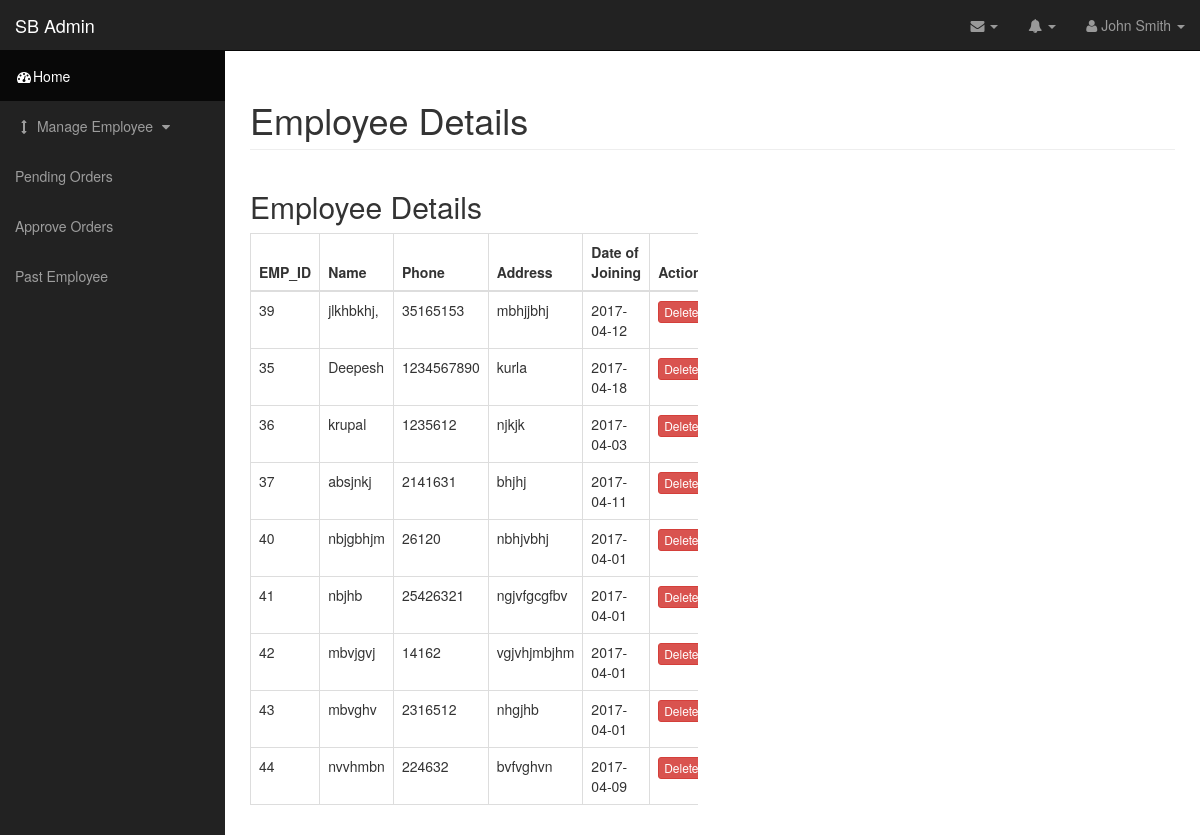
/viewemployee.php, run on the app's committed database.
### tables this page shows
CREATE TABLE `employee` (
  `emp_id` int(10) NOT NULL,
  `name` varchar(100) NOT NULL,
  `phone` int(11) NOT NULL,
  `address` varchar(100) NOT NULL,
  `doj` varchar(30) NOT NULL
);

### viewemployee.php (the view, shortened to what this page needs)
<?php
	include 'dbConfig.php';
?>
<!DOCTYPE html>
<html>
<head>
    <link href="css/bootstrap.min.css" rel="stylesheet">
    <link href="css/sb-admin.css" rel="stylesheet">
    <link href="css/plugins/morris.css" rel="stylesheet">
    <link href="font-awesome/css/font-awesome.min.css" rel="stylesheet" type="text/css">
</head>
<body>
	<div id="wrapper">
        <nav class="navbar navbar-inverse navbar-fixed-top" role="navigation">
            <div class="navbar-header">
                <a class="navbar-brand" href="index.html">SB Admin</a>
            </div>
            <ul class="nav navbar-right top-nav">
                <li class="dropdown">
                    <a href="#" class="dropdown-toggle" data-toggle="dropdown"><i class="fa fa-envelope"></i> <b class="caret"></b></a>
                </li>
                <li class="dropdown">
                    <a href="#" class="dropdown-toggle" data-toggle="dropdown"><i class="fa fa-bell"></i> <b class="caret"></b></a>
                </li>
                <li class="dropdown">
                    <a href="#" class="dropdown-toggle" data-toggle="dropdown"><i class="fa fa-user"></i> John Smith <b class="caret"></b></a>
                </li>
            </ul>
            <div class="collapse navbar-collapse navbar-ex1-collapse">
                <ul class="nav navbar-nav side-nav">
                    <li class="active">
                        <a href="home.php"><i class="fa fa-fw fa-dashboard"></i>Home</a>
                    </li>
                     <li>
                        <a href="javascript:;" data-toggle="collapse" data-target="#demo"><i class="fa fa-fw fa-arrows-v"></i> Manage Employee <i class="fa fa-fw fa-caret-down"></i></a>
                        <li>
                        <a href="pendingorders.php" data-toggle="collapse" data-target="#demo"></i> Pending Orders </a>
                    </li>
                    <li>
                        <a href="approveorder.php" data-toggle="collapse" data-target="#demo"></i> Approve Orders </a>
                    </li>
                    <li>
                        <a href="oldemployee.php" data-toggle="collapse" data-target="#demo"></i> Past Employee </a>
                    </li>
                    </li>
                </ul>
            </div>
        </nav>
        <div id="page-wrapper">
            <div class="container-fluid">
                <div class="row">
                    <div class="col-lg-12">
                        <h1 class="page-header">
                           Employee Details
                        </h1>
                    </div>
                </div>
                <div class="row">
                    <div class="col-lg-6">
                        <h2>Employee Details</h2>
                        <div class="table-responsive">
                            <table class="table table-bordered table-hover">
                                <thead>
                                    <tr>
                                        <th>EMP_ID</th>
                                        <th>Name</th>
                                        <th>Phone</th>
                                        <th>Address</th>
                                        <th>Date of Joining</th>
                                        <th>Action</th>
                                    </tr>
                                </thead>
                                <tbody>
                                    <?php
                                        $query = $db->query("SELECT * FROM employee");
                                        if($query->num_rows > 0){
                                            while($row = $query->fetch_assoc()){
                                    ?>
                                    <tr>
                                        <td><?php echo $row['emp_id']; ?></td>
                                        <td><?php echo $row['name']; ?></td>
                                        <td><?php echo $row['phone']; ?></td>
                                        <td><?php echo $row['address']; ?></td>
                                        <td><?php echo $row['doj']; ?></td>
  <td><a href="viewemployee.php?id=<?php echo $row['emp_id']; ?>" class="btn btn-xs btn-danger">Delete</a></td>
                                    </tr>
                                    <?php } } else {?>
                                    <tr><td>No Employee(s) found
                                    <?php } ?>
                                </tbody>
                            </table>
                        </div>
                    </div>
                </div>
            </div>
        </div>
    </div>
    </body>
</html>

### css/sb-admin.css (style rules this page uses)
body { margin-top: 100px; background-color: #222; }
@media (min-width:768px) { body { margin-top: 50px; } }
#wrapper { padding-left: 0; }
#page-wrapper { width: 100%; padding: 0; background-color: #fff; }
@media (min-width:768px) { #wrapper { padding-left: 225px; } }
@media (min-width:768px) { #page-wrapper { padding: 10px; } }
.top-nav { padding: 0 15px; }
.top-nav>li { display: inline-block; float: left; }
.top-nav>li>a { padding-top: 15px; padding-bottom: 15px; line-height: 20px; color: #999; }
@media (min-width:768px) { .side-nav { position: fixed; top: 51px; left: 225px; width: 225px; margin-left: -225px; border: none; border-radius: 0; overflow-y: auto; background-color: #222; bottom: 0; overflow-x: hidden; padding-bottom: 40px; } }
@media (min-width:768px) { .side-nav>li>a { width: 225px; } }

### data on the page
employee: emp_id "39", name "jlkhbkhj,", phone "35165153", address "mbhjjbhj", doj "2017-04-12"
employee: emp_id "35", name "Deepesh", phone "1234567890", address "kurla", doj "2017-04-18"
employee: emp_id "36", name "krupal", phone "1235612", address "njkjk", doj "2017-04-03"
employee: emp_id "37", name "absjnkj", phone "2141631", address "bhjhj", doj "2017-04-11"
employee: emp_id "40", name "nbjgbhjm", phone "26120", address "nbhjvbhj", doj "2017-04-01"
employee: emp_id "41", name "nbjhb", phone "25426321", address "ngjvfgcgfbv", doj "2017-04-01"
employee: emp_id "42", name "mbvjgvj", phone "14162", address "vgjvhjmbjhm", doj "2017-04-01"
employee: emp_id "43", name "mbvghv", phone "2316512", address "nhgjhb", doj "2017-04-01"
employee: emp_id "44", name "nvvhmbn", phone "224632", address "bvfvghvn", doj "2017-04-09"
